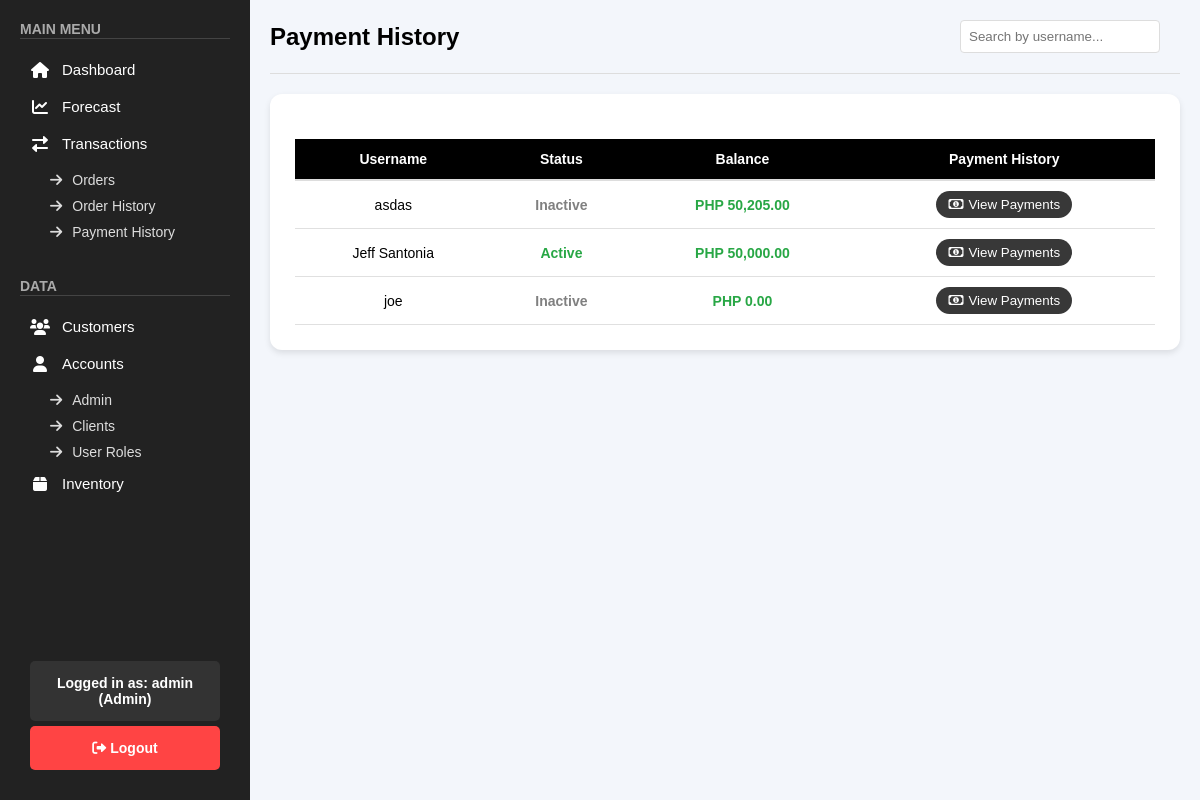
/public/pages/payment_history.php (signed in), run on the app's committed database.
### tables this page shows
CREATE TABLE `clients_accounts` (
  `id` int(11) NOT NULL,
  `username` varchar(255) NOT NULL,
  `password` varchar(255) NOT NULL,
  `email` varchar(255) NOT NULL,
  `phone` varchar(50) DEFAULT NULL,
  `region` varchar(100) DEFAULT NULL,
  `city` varchar(100) DEFAULT NULL,
  `company` varchar(255) DEFAULT NULL,
  `company_address` varchar(255) DEFAULT NULL,
  `business_proof` text DEFAULT NULL,
  `status` varchar(50) DEFAULT 'Active',
  `created_at` timestamp NOT NULL DEFAULT current_timestamp(),
  `balance` decimal(10,2) DEFAULT 0.00
);

### public/pages/payment_history.php (the view, shortened to what this page needs)
<?php
include "../../backend/check_role.php";
$sql = "SELECT username, status, balance FROM clients_accounts WHERE status IN ('Active', 'Inactive') ORDER BY username";
$result = $conn->query($sql);
$users = [];
if ($result && $result->num_rows > 0) {
    while ($row = $result->fetch_assoc()) {
        $users[] = $row;
    }
}
?>
<!DOCTYPE html>
<html lang="en">
<head>
    <link rel="stylesheet" href="/top_exchange/public/css/orders.css">
    <link rel="stylesheet" href="/top_exchange/public/css/sidebar.css">
    <link rel="stylesheet" href="/top_exchange/public/css/payment_history.css">
    <link rel="stylesheet" href="https://cdnjs.cloudflare.com/ajax/libs/font-awesome/6.0.0/css/all.min.css">
</head>
<body>
    <?php include '../sidebar.php'; ?>
    <div class="main-content">
        <div class="orders-header">
            <h1>Payment History</h1>
            <div class="search-section">
                <input type="text" id="searchInput" placeholder="Search by username...">
            </div>
        </div>
        <div class="orders-table-container">
            <table class="orders-table">
                <thead>
                    <tr>
                        <th>Username</th>
                        <th>Status</th>
                        <th>Balance</th>
                        <th>Payment History</th>
                    </tr>
                </thead>
                <tbody>
                    <?php foreach ($users as $user): ?>
                        <tr>
                            <td><?= htmlspecialchars($user['username']) ?></td>
                            <td>
                                <span class="status-<?= strtolower($user['status']) ?>">
                                    <?= htmlspecialchars($user['status']) ?>
                                </span>
                            </td>
                            <td class="<?= ($user['balance'] < 0) ? 'balance-column' : 'amount-column' ?>">
                                PHP <?= number_format($user['balance'], 2) ?>
                            </td>
                            <td>
                                <button class="view-button" onclick="viewPaymentHistory('<?= htmlspecialchars($user['username']) ?>', <?= $user['balance'] ?>)">
                                    <i class="far fa-money-bill-alt"></i>View Payments
                                </button>
                            </td>
                        </tr>
                    <?php endforeach; ?>
                </tbody>
            </table>
        </div>
    </div>
</body>
</html>

### public/css/orders.css (style rules this page uses)
body { font-family: Arial, sans-serif; background-color: #f3f6fb; margin: 0; box-sizing: border-box; }
.orders-header { display: flex; justify-content: space-between; align-items: center; margin-bottom: 20px; padding-bottom: 20px; border-bottom: 1px solid #ddd; }
.orders-header h1 { font-size: 24px; font-weight: bold; display: flex; align-items: center; gap: 12px; }
.orders-table-container { background-color: #ffffff; padding: 25px; border-radius: 12px; box-shadow: 0px 3px 6px rgba(0, 0, 0, 0.1); }
.orders-table { width: 100%; border-collapse: collapse; font-size: 14px; }
.orders-table th { background-color: black; color: white; font-weight: bold; padding: 12px; text-align: center; border-bottom: 2px solid #ddd; }
.orders-table td { padding: 10px; text-align: center; border-bottom: 1px solid #e0e0e0; }
.status-active { color: #DAA520; font-weight: 600; }
.search-section { display: flex; align-items: center; gap: 10px; margin-right: 20px; }
.search-section input { padding: 8px; border-radius: 4px; border: 1px solid #ddd; width: 200px; }

### public/css/sidebar.css (style rules this page uses)
* { margin: 0; padding: 0; box-sizing: border-box; font-family: Arial, sans-serif; text-decoration: none; }
.main-content { margin-left: 250px; padding: 20px; }

### public/css/payment_history.css (style rules this page uses)
.view-button { padding: 6px 12px; background-color: rgb(56, 56, 56); color: white; border: none; border-radius: 4px; cursor: pointer; transition: background-color 0.3s; }
.orders-table { margin-top: 20px; }

### public/pages/payment_history.php (style rules this page uses)
.status-active { color: #28a745; font-weight: 600; }
.status-inactive { color: gray; font-weight: 600; }
.far.fa-money-bill-alt { margin-right: 5px; }
.view-button, .status-toggle, .update-payment-btn, .add-balance-btn, .change-status-btn { border-radius: 80px; }
.amount-column { color: #28a745; font-weight: bold; }
.orders-table-container { overflow-x: auto; }
.orders-table { min-width: 800px; }

### data on the page
clients_accounts: username "asdas", status "Inactive", balance "50,205.00"
clients_accounts: username "Jeff Santonia", status "Active", balance "50,000.00"
clients_accounts: username "joe", status "Inactive", balance "0.00"

### other printed values
$_SESSION['username'] "admin"
$role "Admin"
